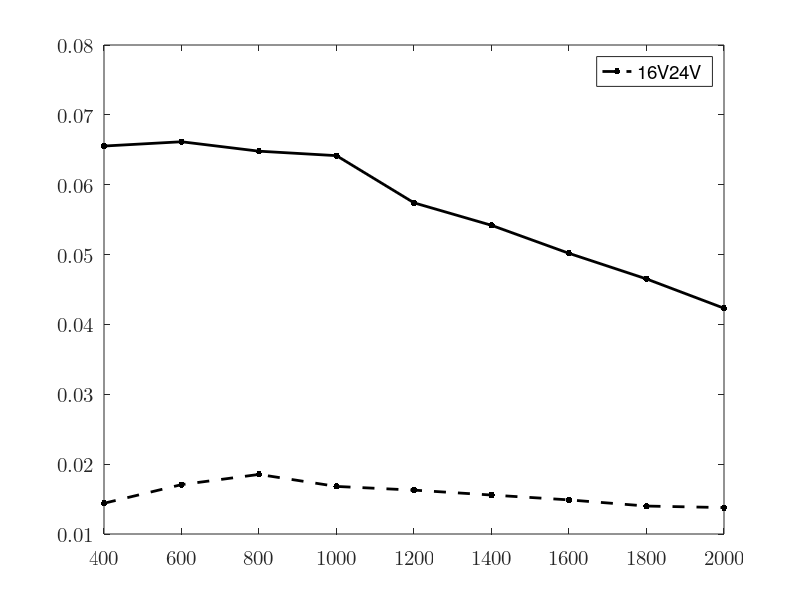

Write the MATLAB code that produced this figure.
% u =(10:2:26);
% i =[0.065 0.081 0.099 0.117 0.137 0.156 0.177 0.200 0.220];
% v1=[2.795 3.582 4.286 4.648 5.133 6.056 6.587 7.180 7.803];
% r=0.5*103.84*10^(-3);
% s=pi*r*r;
% rho=1.185;
% p0=u.*i
% p1=0.5.*rho.*s.*(v1.^3)
% ita=p1./p0
%
% subplot(1, 2, 1);
% uv=scatter(u, v1, 200, 'k', '.');
% hold on;
% xlim([10, 26])
% xticks(u)
% set(gca, 'FontName', 'Latin Modern Math', 'FontSize', 15);
% xlabel('\fontname{Songti SC}输入电压 \fontname{Latin Modern Math}U/V');
% ylabel('\fontname{Songti SC}风速 \fontname{Latin Modern Math}V_1/(m/s)');
% box on;
% M=[u' ones(9,1)];
% k=M\(v1');
% v1pre=(M*k)';
%
% plot(u, v1pre, '-k', 'LineWidth', 2);
%
% subplot(1, 2, 2);
% plot(v1, ita, '.-k', 'LineWidth', 2, 'MarkerSize', 15);
% set(gca, 'FontName', 'Latin Modern Math', 'FontSize', 15);
% xlabel('\fontname{Songti SC}风速 \fontname{Latin Modern Math}V_1/(m/s)');
% ylabel('\fontname{Songti SC}转换效率 \fontname{Latin Modern Math}\eta');
%

r=(400:200:2000);
u1=[2.40,3.20,3.85,4.10,4.42,4.67,4.88,5.02,5.25];
u2=[5.12,6.30,7.20,8.01,8.30,8.71,8.96,9.15,9.20];
p1=u1.^2./r
p2=u2.^2./r

plot(r, p1, '.--k', 'LineWidth', 2, 'MarkerSize', 15);
hold on;
plot(r, p2, '.-k', 'LineWidth', 2, 'MarkerSize', 15);
set(gca, 'FontName', 'Latin Modern Math', 'FontSize', 15);

xlim([400, 2000])
xticks(r)

legend(["16V", "24V"]);
